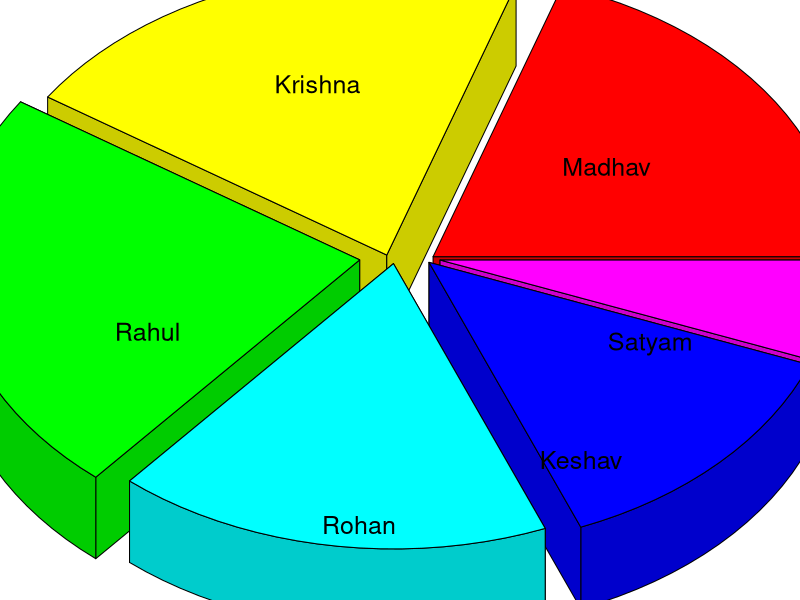
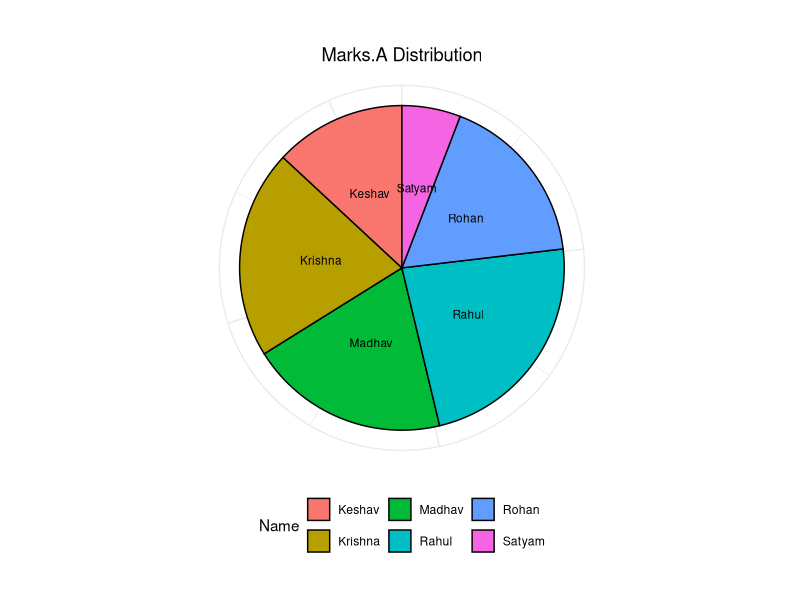

These charts were generated, in order, by the following R code:
library(dplyr)

?dplyr


data<-mtcars
View(data)

?filter()

data %>% filter(disp < 100)

data %>% filter(hp > 100 & disp < 100)

data %>% filter(hp > 200)

data %>% select(disp,mpg)

data %>% select(gear,carb) %>% filter(carb == 4)

data %>% group_by(cyl) %>%  summarise(mean = mean(hp))


df<-data.frame(Name = c("Madhav","Krishna","Rahul","Rohan","Keshav","Satyam"), Class = c("X","IX","VIII","VII","VI","V"),Roll_No = c(100,101,102,103,104,105),Marks.A = c(85,89,99,74,56,25),Marks.B = c(55,69,89,84,46,95),Marks.C = c(75,69,79,24,86,92))
df
arrange_data<-df %>% arrange(Roll_No)
arrange_data

arrange_data<-arrange(df,Marks.A)
arrange_data

filter_data<-filter(df,Marks.A > 75)
filter_data

filter_data<-filter(df,Marks.C > 75 & Roll_No == 100)
filter_data

# filter_data<-filter(df,Marks.C > 75) %>% select(df,Name,Marks.A)   #--> Not good for practice
# filter_data

filter_data<-select(df,Name,Marks.A)
filter_data

filter_data<-df %>% filter(Roll_No >= 100) %>% select(Name,Marks.A,Marks.B,Marks.C) %>% rowwise() %>% summarise(Max_Mark = max(Marks.A,Marks.B,Marks.C))
filter_data


filter_data<-df %>% filter(Roll_No >= 100) %>% select(Name,Marks.A,Marks.B,Marks.C) %>% rowwise() %>% mutate(Max_Mark = max(Marks.A,Marks.B,Marks.C)) %>% ungroup()
filter_data

library(plotrix)

pie3D(df$Marks.A,radius = 2,height = .2,theta = 1.1,labels = df$Name,labelcol = "black",labelcex = 1.5,explode = 0.2)

library(ggplot2)
ggplot(df,aes(x = "",y = Marks.A,fill = Name))+geom_bar(width = 1,stat = "identity",color = "black")+coord_polar("y")+labs(title = "Marks.A Distribution",x = NULL,y = NULL)+geom_text(aes(label = Name),position = position_stack(vjust = 0.5),size = 3)+theme_minimal()+theme(legend.position = "bottom",plot.title = element_text(hjust = 0.5,vjust = -1),plot.margin = margin(1,1,1,1,"cm"),axis.text = element_blank())
